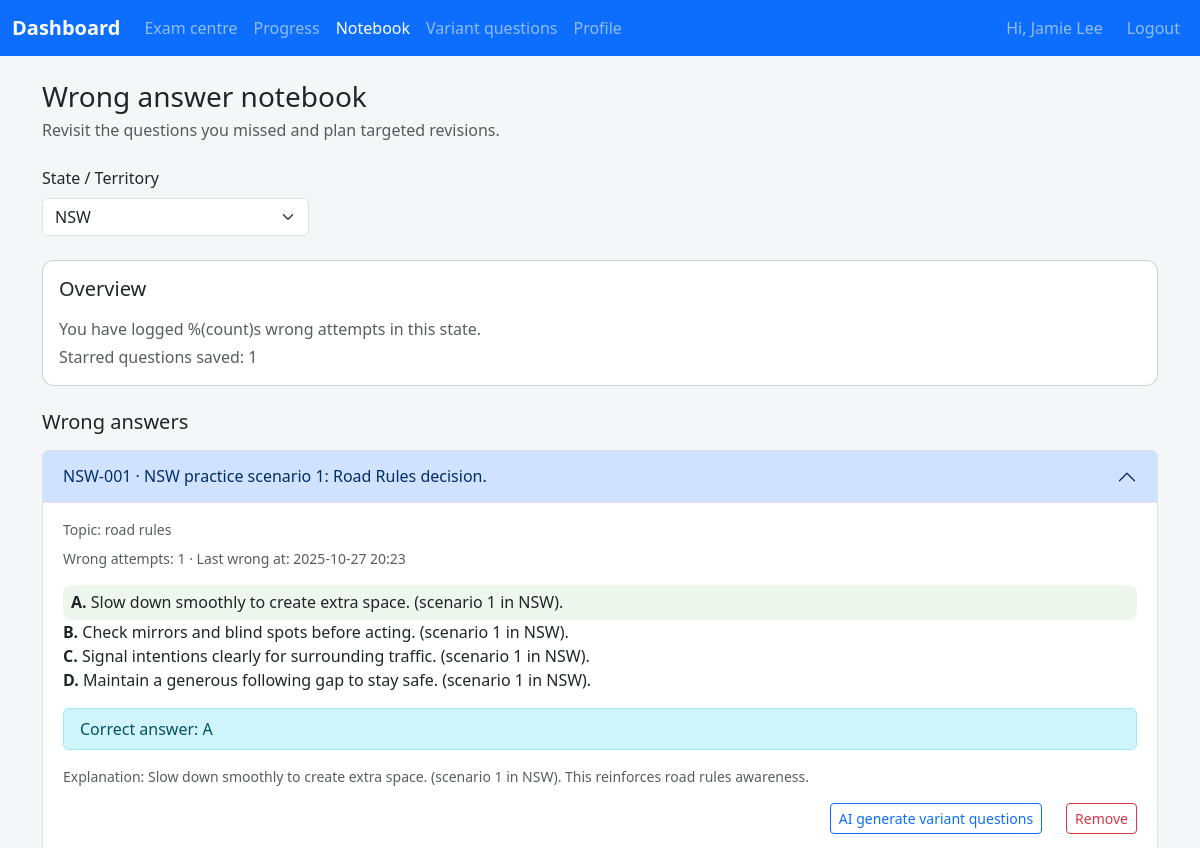
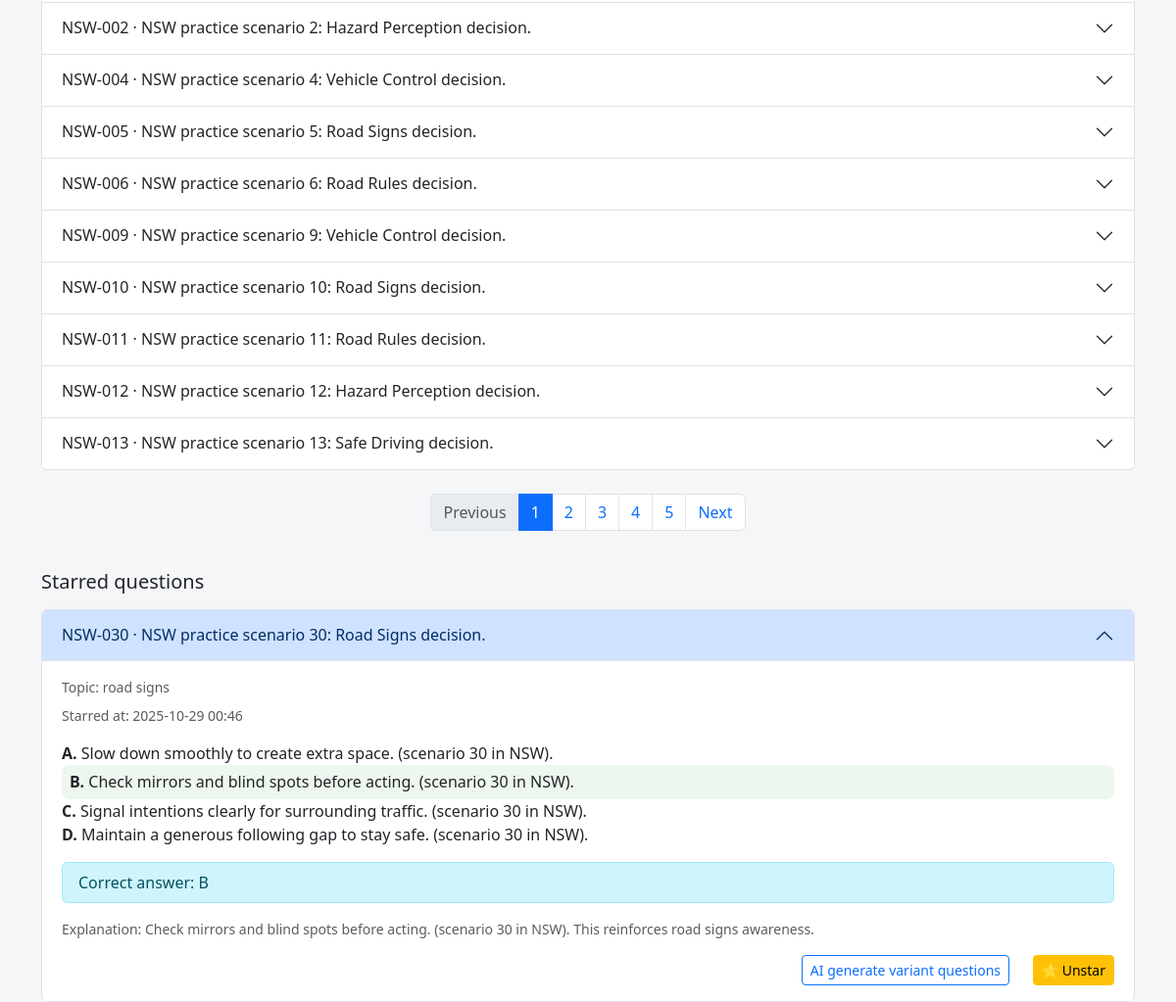
The page /student/notebook (signed in) on the database as committed earlier (2 pictures, top to bottom).
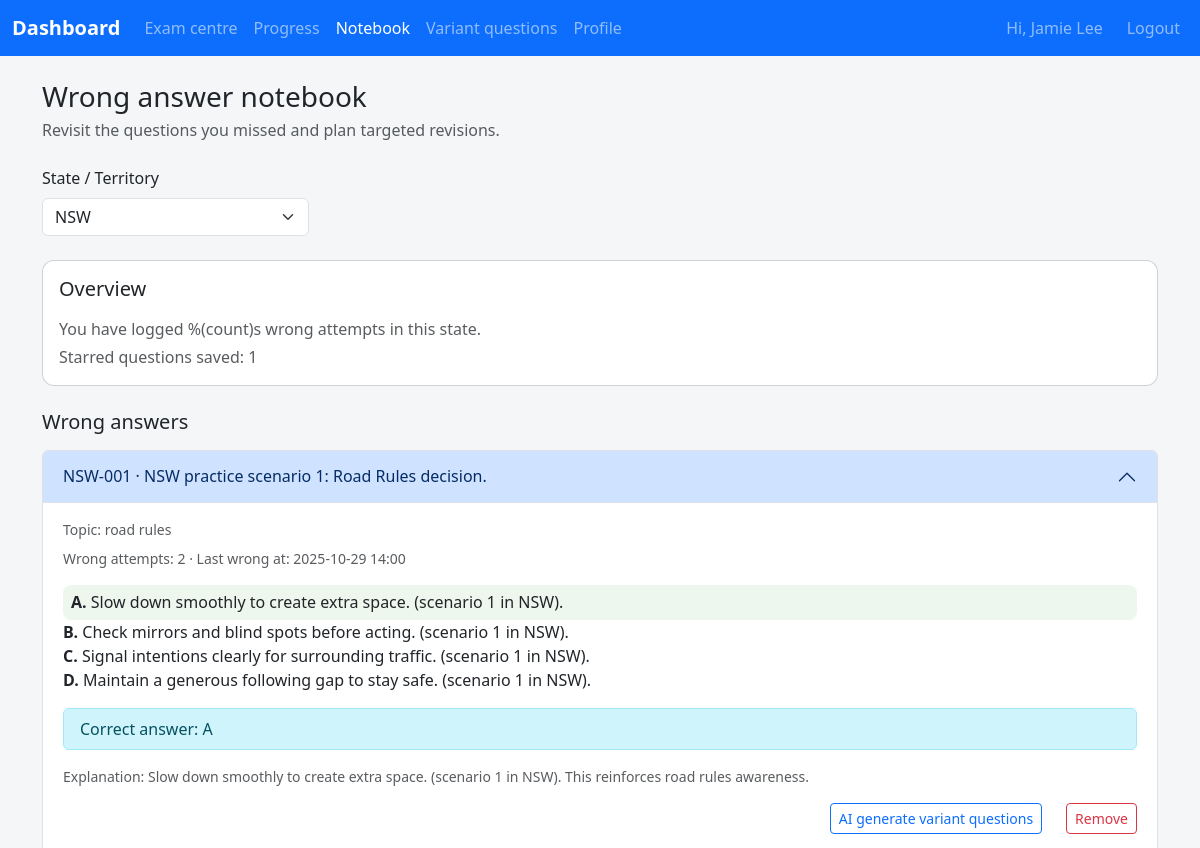
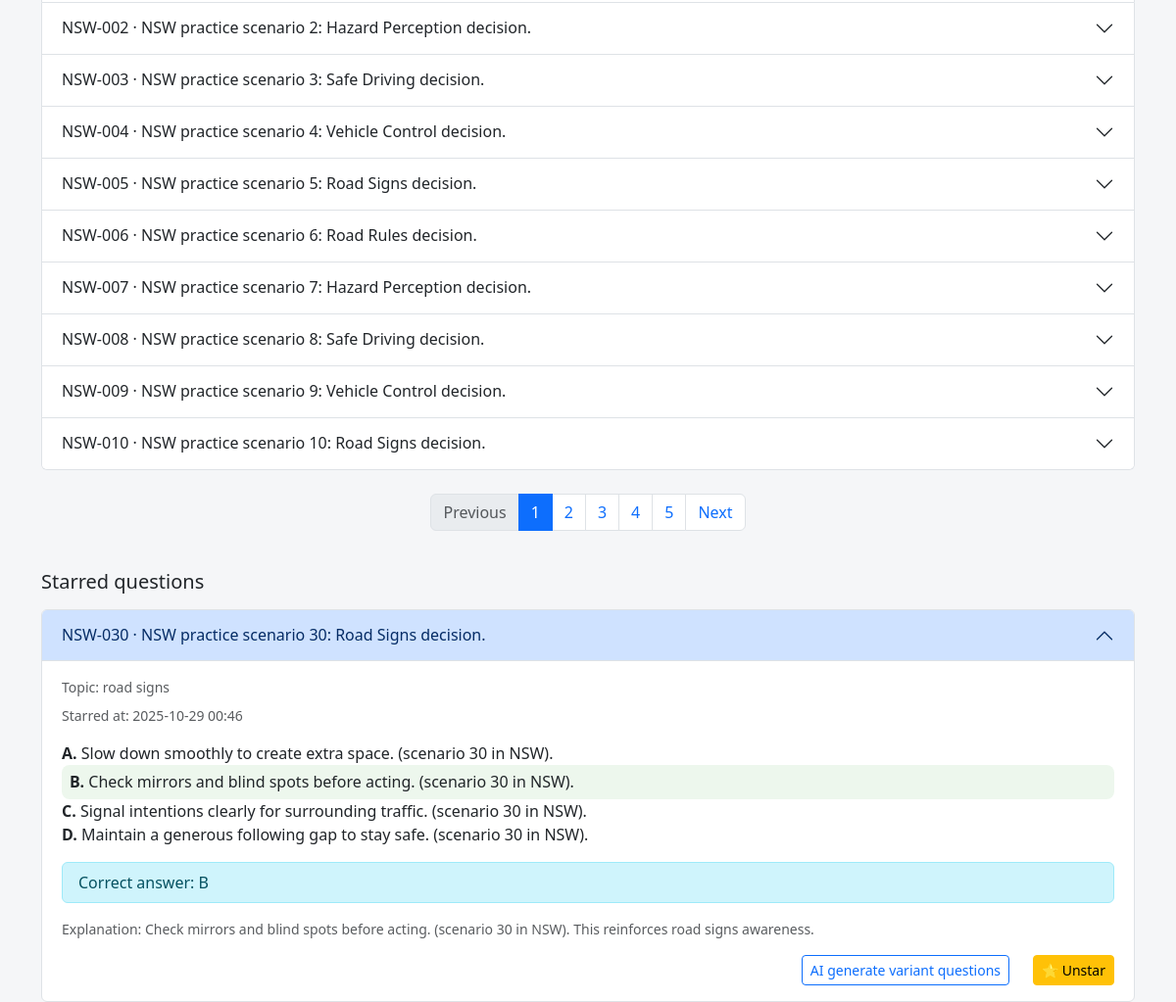
The same page on the database as committed later (2 pictures, top to bottom).
### app/models.py (models this page shows)
class NotebookEntry(db.Model):
    __tablename__ = "notebook_entries"
    id = db.Column(db.Integer, primary_key=True)
    student_id = db.Column(db.Integer, db.ForeignKey("students.id"), nullable=False)
    question_id = db.Column(db.Integer, db.ForeignKey("questions.id"), nullable=False)
    state = db.Column(db.String(10), nullable=False)
    wrong_count = db.Column(db.Integer, nullable=False, default=0)
    last_wrong_at = db.Column(db.DateTime)
    student = db.relationship("Student", back_populates="notebook_entries")
    question = db.relationship("Question")
    __table_args__ = (
        UniqueConstraint("student_id", "question_id", "state", name="uq_notebook_scope"),
    )

class Question(db.Model):
    __tablename__ = "questions"
    id = db.Column(db.Integer, primary_key=True)
    qid = db.Column(db.String(50), nullable=False)
    prompt = db.Column(db.Text, nullable=False)
    language = db.Column(db.String(20), nullable=False, default="ENGLISH")
    state_scope = db.Column(db.String(10), nullable=False, default="ALL")
    topic = db.Column(db.String(120), nullable=False, default="general")
    option_a = db.Column(db.String(255), nullable=False, default="Option A")
    option_b = db.Column(db.String(255), nullable=False, default="Option B")
    option_c = db.Column(db.String(255), nullable=False, default="Option C")
    option_d = db.Column(db.String(255), nullable=False, default="Option D")
    correct_option = db.Column(db.String(1), nullable=False, default="A")
    explanation = db.Column(db.Text, nullable=False, default="")
    image_url = db.Column(db.String(500))
    __table_args__ = (
        UniqueConstraint(
            "qid", "state_scope", "language", name="uq_question_qid_state_language"
        ),
    )

class StarredQuestion(db.Model):
    __tablename__ = "starred_questions"
    id = db.Column(db.Integer, primary_key=True)
    student_id = db.Column(db.Integer, db.ForeignKey("students.id"), nullable=False)
    question_id = db.Column(db.Integer, db.ForeignKey("questions.id"), nullable=False)
    created_at = db.Column(db.DateTime, default=datetime.utcnow, nullable=False)
    student = db.relationship("Student", back_populates="starred_questions")
    question = db.relationship("Question")
    __table_args__ = (
        UniqueConstraint("student_id", "question_id", name="uq_starred_student_question"),
    )

### app/student/routes.py (the view)
@student_bp.route("/notebook")
@login_required
def notebook():
    student = _current_student()
    if not student:
        return _redirect_non_students()
    def _normalise(code: str | None) -> str:
        return (code or "").strip().upper()
    requested_state = _normalise(request.args.get("state"))
    page = request.args.get("page", default=1, type=int) or 1
    page = max(page, 1)
    per_page = 10
    progress_records = (
        StudentStateProgress.query.with_entities(
            func.upper(StudentStateProgress.state).label("state"),
            StudentStateProgress.last_active_at,
        )
        .filter_by(student_id=student.id)
        .order_by(StudentStateProgress.last_active_at.desc())
        .all()
    )
    available_states: list[str] = []
    seen: set[str] = set()
    for state_code, _last_active in progress_records:
        code = _normalise(state_code)
        if code and code not in seen:
            available_states.append(code)
            seen.add(code)
    current_state = _normalise(student.state)
    if current_state and current_state not in seen:
        available_states.insert(0, current_state)
        seen.add(current_state)
    selected_state = requested_state if requested_state in seen else None
    if not selected_state and available_states:
        selected_state = available_states[0]
    entries = []
    total_wrong = 0
    starred_entries: list[StarredQuestion] = []
    total_entries = 0
    total_pages = 1
    if selected_state:
        base_query = (
            NotebookEntry.query.filter_by(student_id=student.id, state=selected_state)
            .join(NotebookEntry.question)
        )
        total_entries = base_query.count()
        if total_entries:
            total_pages = max(1, ceil(total_entries / per_page))
            page = min(page, total_pages)
        else:
            page = 1
            total_pages = 1
        entries = (
            base_query.order_by(NotebookEntry.last_wrong_at.desc().nullslast())
            .limit(per_page)
            .offset((page - 1) * per_page)
            .all()
        )
        total_wrong = (
            db.session.query(func.coalesce(func.sum(NotebookEntry.wrong_count), 0))
            .filter_by(student_id=student.id, state=selected_state)
            .scalar()
            or 0
        )
        total_wrong = int(total_wrong)
        starred_query = (
            StarredQuestion.query.filter_by(student_id=student.id)
            .join(StarredQuestion.question)
            .filter(
                (Question.state_scope == "ALL")
                | (Question.state_scope == selected_state)
            )
            .order_by(StarredQuestion.created_at.desc())
        )
        starred_entries = starred_query.all()
    return render_template(
        "student/notebook.html",
        available_states=available_states,
        selected_state=selected_state,
        entries=entries,
        total_wrong=total_wrong,
        starred_entries=starred_entries,
        page=page,
        total_pages=total_pages,
        total_entries=total_entries,
        per_page=per_page,
    )

### app/coach/routes.py (called while the page is built, shortened)
@coach_bp.before_app_request
def _restrict_student_portal_access():
    if request.blueprint != "coach":
        return None

### app/i18n.py (called while the page is built)
def normalise_language_code(language: str | None) -> str | None:
    if not language:
        return None
    code = language.strip().upper()
    if code in SUPPORTED_LANGUAGES:
        return code
    return None

def ensure_language_code(language: str | None) -> str:
    normalised = normalise_language_code(language)
    return normalised or DEFAULT_LANGUAGE

def translate_text(text: str, language: str, **format_values: str) -> str:
    catalogue = TRANSLATIONS.get(language, {})
    translated = catalogue.get(text, text)
    if format_values:
        try:
            return translated.format(**format_values)
        except (KeyError, IndexError):
            return translated
    return translated

### app/models.py (called while the page is built)
    @property
    def is_student(self) -> bool:
        return True

### app/student/routes.py (called while the page is built)
def _current_student() -> Student | None:
    if not current_user.is_authenticated:
        return None
    student = current_user._get_current_object()
    if isinstance(student, Student):
        return student
    return None

### app/templates/student/notebook.html (shortened to what the changed rows need)
{% extends "base.html" %}
{% block content %}
<div class="d-flex flex-column flex-md-row align-items-md-center justify-content-between gap-3 mb-4">
    <div>
        <h1 class="h3 mb-1">{{ _('Wrong answer notebook') }}</h1>
    </div>
</div>
{% if not selected_state %}
<div class="alert alert-info" role="alert">{{ _('Select a state to review your notebook.') }}</div>
{% else %}
<div class="card mb-4">
    <div class="card-body">
        <h2 class="h5 mb-3">{{ _('Overview') }}</h2>
    </div>
</div>
<div class="row g-4">
    <div class="col-12">
        <h2 class="h5 mb-3">{{ _('Wrong answers') }}</h2>
        {% if entries %}
        <div class="accordion" id="wrongNotebook">
            {% for entry in entries %}
            <div class="accordion-item">
                <h2 class="accordion-header" id="wrongHeading{{ entry.id }}">
                    <button
                            class="accordion-button {% if not loop.first %}collapsed{% endif %}"
                            type="button"
                            data-bs-toggle="collapse"
                            data-bs-target="#wrongCollapse{{ entry.id }}"
                            aria-expanded="{{ 'true' if loop.first else 'false' }}"
                            aria-controls="wrongCollapse{{ entry.id }}"
                    >
                        {{ entry.question.qid }} · {{ entry.question.prompt|striptags|truncate(120) }}
                    </button>
                </h2>
                <div id="wrongCollapse{{ entry.id }}"
                     class="accordion-collapse collapse {% if loop.first %}show{% endif %}"
                     aria-labelledby="wrongHeading{{ entry.id }}"
                     data-bs-parent="#wrongNotebook">
                    <div class="accordion-body">
                        <p class="text-muted small mb-2">{{ _('Topic') }}: {{ entry.question.topic }}</p>
                        <p class="text-muted small mb-3">
                            {{ _('Wrong attempts') }}: {{ entry.wrong_count }} ·
                            {{ _('Last wrong at') }}:
                            {{ entry.last_wrong_at.strftime('%Y-%m-%d %H:%M') if entry.last_wrong_at else _('Never') }}
                        </p>
                        <ul class="list-unstyled mb-3 options-list">
                            <li {% if entry.question.correct_option == 'A' %}class="correct"{% endif %}><strong>A.</strong> {{ entry.question.option_a }}</li>
                            <li {% if entry.question.correct_option == 'B' %}class="correct"{% endif %}><strong>B.</strong> {{ entry.question.option_b }}</li>
                            <li {% if entry.question.correct_option == 'C' %}class="correct"{% endif %}><strong>C.</strong> {{ entry.question.option_c }}</li>
                            <li {% if entry.question.correct_option == 'D' %}class="correct"{% endif %}><strong>D.</strong> {{ entry.question.option_d }}</li>
                        </ul>
                        <div class="alert alert-info py-2 mb-3">
                            {{ _('Correct answer') }}: {{ entry.question.correct_option }}
                        </div>
                        {% if entry.question.explanation %}
                        <p class="text-muted small mb-3">
                            {{ _('Explanation') }}: {{ entry.question.explanation }}
                        </p>
                        {% endif %}
                        <div class="d-flex justify-content-end gap-4">
                            <a class="btn btn-sm btn-outline-primary"
                               href="{{ url_for('student.variant', question=entry.question.id) }}">
                                {{ _('AI generate variant questions') }}
                            </a>
                            <form method="post"
                                  action="{{ url_for('student.remove_notebook_entry', question_id=entry.question.id) }}"
                                  onsubmit="return confirm('{{ _('Remove this item from the notebook?') }}');">
                                <button type="submit" class="btn btn-sm btn-outline-danger">
                                    {{ _('Remove') }}
                                </button>
                            </form>
                        </div>
                    </div>
                </div>
            </div>
            {% endfor %}
        </div>
        {% if total_pages > 1 %}
        <nav class="mt-4" aria-label="{{ _('Wrong notebook pagination') }}">
            <ul class="pagination justify-content-center">
                {% for number in range(1, total_pages + 1) %}
                <li class="page-item {% if number == page %}active{% endif %}">
                    <a class="page-link"
                       href="{{ url_for('student.notebook', state=selected_state, page=number) }}"
                    >{{ number }}</a>
                </li>
                {% endfor %}
            </ul>
        </nav>
        {% endif %}
        {% else %}
        <div class="alert alert-success mb-0">{{ _('No wrong answers recorded for this state yet.') }}</div>
        {% endif %}
    </div>
    <div class="col-12">
        <h2 class="h5 mb-3">{{ _('Starred questions') }}</h2>
        {% if starred_entries %}
        <div class="accordion" id="starredNotebook">
            {% for entry in starred_entries %}
            <div class="accordion-item">
                <h2 class="accordion-header" id="starHeading{{ loop.index }}">
                    <button
                            class="accordion-button {% if not loop.first %}collapsed{% endif %}"
                            type="button"
                            data-bs-toggle="collapse"
                            data-bs-target="#starCollapse{{ loop.index }}"
                            aria-expanded="{{ 'true' if loop.first else 'false' }}"
                            aria-controls="starCollapse{{ loop.index }}"
                    >
                        {{ entry.question.qid }} · {{ entry.question.prompt|striptags|truncate(120) }}
                    </button>
                </h2>
                <div id="starCollapse{{ loop.index }}"
                     class="accordion-collapse collapse {% if loop.first %}show{% endif %}"
                     aria-labelledby="starHeading{{ loop.index }}"
                     data-bs-parent="#starredNotebook">
                    <div class="accordion-body">
                        <p class="text-muted small mb-2">{{ _('Topic') }}: {{ entry.question.topic }}</p>
                        <p class="text-muted small mb-3">{{ _('Starred at') }}: {{ entry.created_at.strftime('%Y-%m-%d %H:%M') }}</p>
                        <ul class="list-unstyled mb-3 options-list">
                            <li {% if entry.question.correct_option == 'A' %}class="correct"{% endif %}><strong>A.</strong> {{ entry.question.option_a }}</li>
                            <li {% if entry.question.correct_option == 'B' %}class="correct"{% endif %}><strong>B.</strong> {{ entry.question.option_b }}</li>
                            <li {% if entry.question.correct_option == 'C' %}class="correct"{% endif %}><strong>C.</strong> {{ entry.question.option_c }}</li>
                            <li {% if entry.question.correct_option == 'D' %}class="correct"{% endif %}><strong>D.</strong> {{ entry.question.option_d }}</li>
                        </ul>
                        <div class="alert alert-info py-2 mb-3">
                            {{ _('Correct answer') }}: {{ entry.question.correct_option }}
                        </div>
                        {% if entry.question.explanation %}
                        <p class="text-muted small mb-3">{{ _('Explanation') }}: {{ entry.question.explanation }}</p>
                        {% endif %}
                        <div class="d-flex justify-content-end gap-4 flex-wrap">
                            <a
                                class="btn btn-sm btn-outline-primary"
                                href="{{ url_for('student.variant', question=entry.question.id) }}"
                            >
                                {{ _('AI generate variant questions') }}
                            </a>
                            <form method="post" action="{{ url_for('student.toggle_star', question_id=entry.question.id) }}">
                                <button type="submit" class="btn btn-sm btn-warning">⭐ {{ _('Unstar') }}</button>
                            </form>
                        </div>
                    </div>
                </div>
            </div>
            {% endfor %}
        </div>
        {% else %}
        <div class="alert alert-info mb-0">{{ _('No starred questions yet.') }}</div>
        {% endif %}
    </div>
</div>
{% endif %}
{% endblock %}

Rows that differ between the two databases and show on the page:
no longer on this page (row edited): NotebookEntry: question.qid "NSW-011", question.prompt "NSW practice scenario 11: Road Rules decision."
no longer on this page (row edited): NotebookEntry: question.qid "NSW-012", question.prompt "NSW practice scenario 12: Hazard Perception decision."
no longer on this page (row edited): NotebookEntry: question.qid "NSW-013", question.prompt "NSW practice scenario 13: Safe Driving decision."
changed NotebookEntry "NSW-001": wrong_count "1" → "2"; last_wrong_at "2025-10-27 20:23" → "2025-10-29 14:00"
added NotebookEntry: question.qid "NSW-003", question.prompt "NSW practice scenario 3: Safe Driving decision."
added NotebookEntry: question.qid "NSW-007", question.prompt "NSW practice scenario 7: Hazard Perception decision."
added NotebookEntry: question.qid "NSW-008", question.prompt "NSW practice scenario 8: Safe Driving decision."
